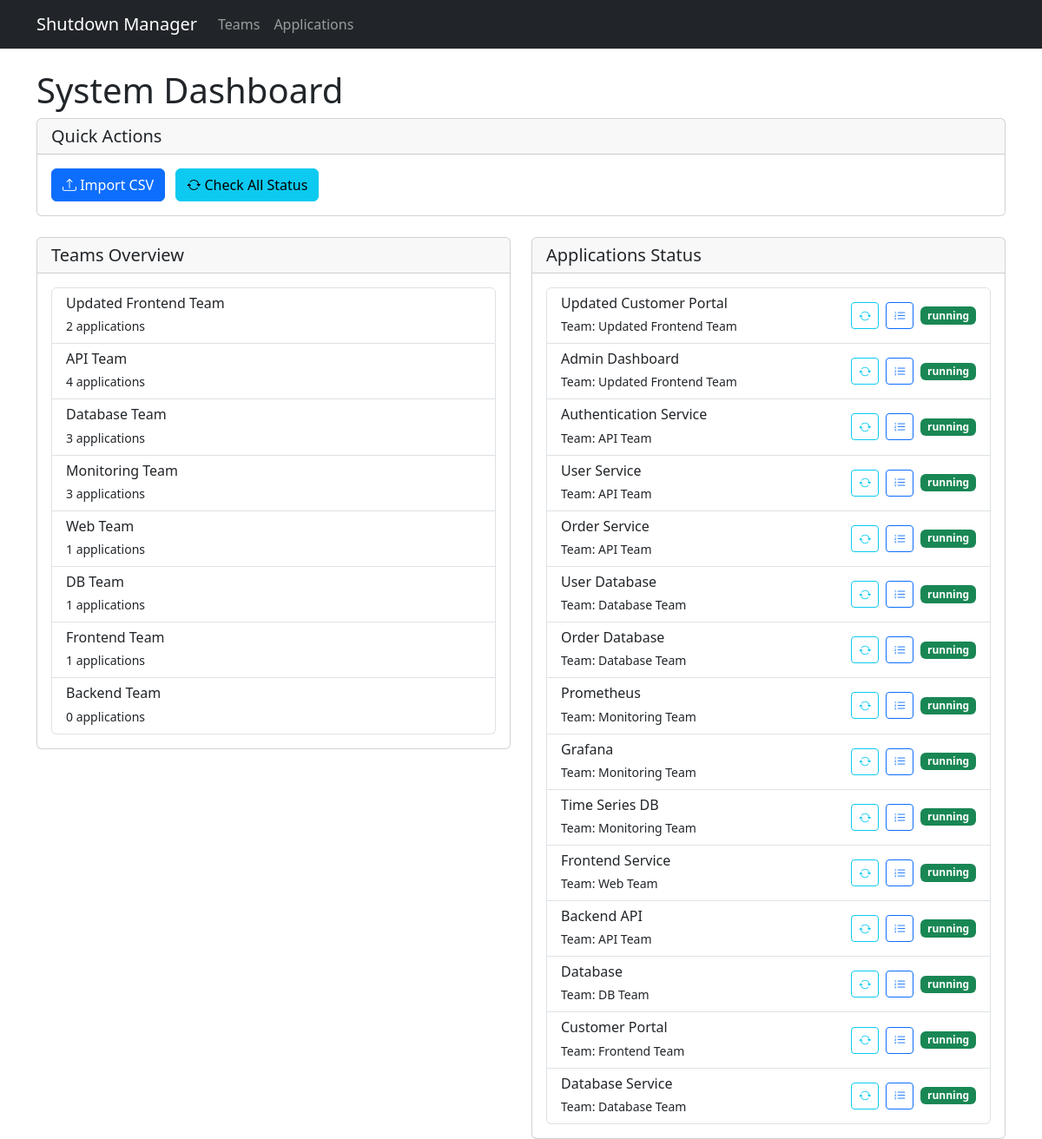
Before: / with the older database file.
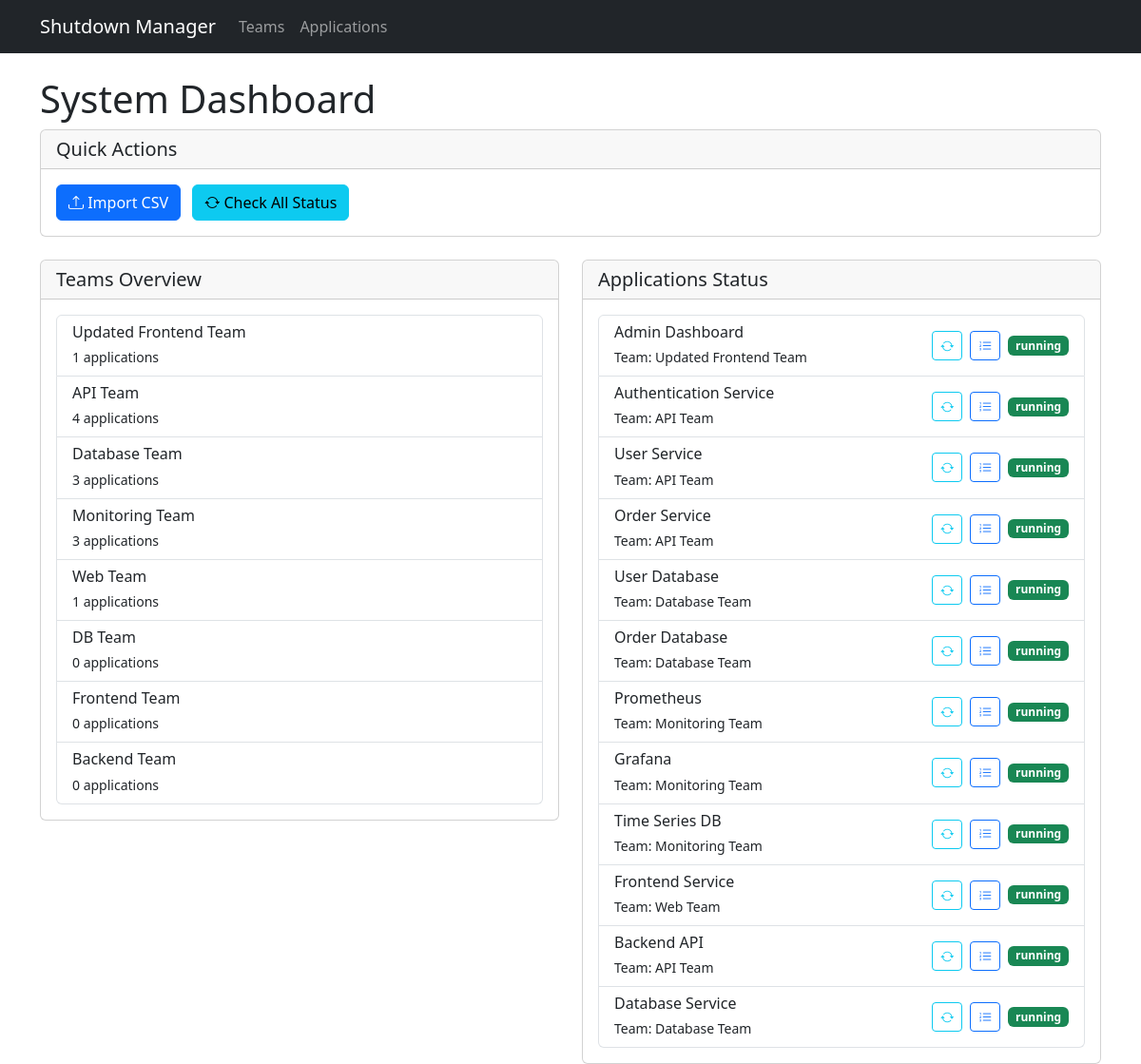
After: the same page with the newer database file.
### app/models.py (models this page shows)
class Team(db.Model):
    id = db.Column(db.Integer, primary_key=True)
    name = db.Column(db.String(100), nullable=False, unique=True)
    applications = db.relationship('Application', backref='team', lazy=True)

class Application(db.Model):
    id = db.Column(db.Integer, primary_key=True)
    name = db.Column(db.String(100), nullable=False)
    team_id = db.Column(db.Integer, db.ForeignKey('team.id'), nullable=False)
    host = db.Column(db.String(255), nullable=False)
    port = db.Column(db.Integer)
    webui_url = db.Column(db.String(255))
    db_host = db.Column(db.String(255))
    shutdown_order = db.Column(db.Integer, nullable=False)
    status = db.Column(db.String(50), default='running')
    last_checked = db.Column(db.DateTime, default=datetime.utcnow)
    dependencies = db.relationship('ApplicationDependency',
                                 foreign_keys='ApplicationDependency.application_id',
                                 backref='application', lazy=True)

### app/routes.py (the view)
@main.route('/')
def index():
    teams = Team.query.all()
    applications = Application.query.all()
    return render_template('index.html', teams=teams, applications=applications)

### app/templates/index.html (shortened to what this page needs)
{% extends "base.html" %}
{% block content %}
<div class="row">
    <div class="col-12">
        <h1>System Dashboard</h1>
        <div class="card mb-4">
            <div class="card-header">
                <h5 class="card-title mb-0">Quick Actions</h5>
            </div>
            <div class="card-body">
                <button class="btn btn-primary me-2" data-bs-toggle="modal" data-bs-target="#importModal">
                    <i class="bi bi-upload"></i> Import CSV
                </button>
                <button class="btn btn-info me-2" onclick="checkAllStatus()">
                    <i class="bi bi-arrow-repeat"></i> Check All Status
                </button>
            </div>
        </div>
    </div>
</div>
<div class="row">
    <div class="col-md-6">
        <div class="card">
            <div class="card-header">
                <h5 class="card-title mb-0">Teams Overview</h5>
            </div>
            <div class="card-body">
                <div class="list-group">
                    {% for team in teams %}
                    <div class="list-group-item">
                        <h6 class="mb-1">{{ team.name }}</h6>
                        <small>{{ team.applications|length }} applications</small>
                    </div>
                    {% endfor %}
                </div>
            </div>
        </div>
    </div>
    <div class="col-md-6">
        <div class="card">
            <div class="card-header d-flex justify-content-between align-items-center">
                <h5 class="card-title mb-0">Applications Status</h5>
            </div>
            <div class="card-body">
                <div class="list-group" id="applicationsList">
                    {% for app in applications %}
                    <div class="list-group-item" id="app-{{ app.id }}">
                        <div class="d-flex justify-content-between align-items-center">
                            <div>
                                <h6 class="mb-1">{{ app.name }}</h6>
                                <small>Team: {{ app.team.name }}</small>
                            </div>
                            <div class="d-flex align-items-center">
                                <button class="btn btn-sm btn-outline-info me-2" onclick="checkStatus({{ app.id }})">
                                    <i class="bi bi-arrow-repeat"></i>
                                </button>
                                <button class="btn btn-sm btn-outline-primary me-2" onclick="viewShutdownSequence({{ app.id }})">
                                    <i class="bi bi-list-ol"></i>
                                </button>
                                <span class="badge bg-{{ 'success' if app.status == 'running' else 'danger' }}">
                                    {{ app.status }}
                                </span>
                            </div>
                        </div>
                    </div>
                    {% endfor %}
                </div>
            </div>
        </div>
    </div>
</div>
{% endblock %}

### app/templates/base.html (shortened to what this page needs)
<!DOCTYPE html>
<html lang="en">
<head>
    <link href="https://cdn.jsdelivr.net/npm/bootstrap@5.3.0/dist/css/bootstrap.min.css" rel="stylesheet">
    <link href="https://cdn.jsdelivr.net/npm/bootstrap-icons@1.7.2/font/bootstrap-icons.css" rel="stylesheet">
</head>
<body>
    <nav class="navbar navbar-expand-lg navbar-dark bg-dark">
        <div class="container">
            <a class="navbar-brand" href="/">Shutdown Manager</a>
            <div class="collapse navbar-collapse" id="navbarNav">
                <ul class="navbar-nav">
                    <li class="nav-item">
                        <a class="nav-link" href="/teams">Teams</a>
                    </li>
                    <li class="nav-item">
                        <a class="nav-link" href="/applications">Applications</a>
                    </li>
                </ul>
            </div>
        </div>
    </nav>
    <div class="container mt-4">
        {% block content %}{% endblock %}
    </div>
</body>
</html>

Changed rows visible on the page:
removed Application: name "Updated Customer Portal", team.name "Updated Frontend Team", status "running"
removed Application: name "Database", team.name "DB Team", status "running"
removed Application: name "Customer Portal", team.name "Frontend Team", status "running"
computed for Team "Updated Frontend Team": applications|length "2" → "1"
computed for Team "DB Team": applications|length "1" → "0"
computed for Team "Frontend Team": applications|length "1" → "0"
